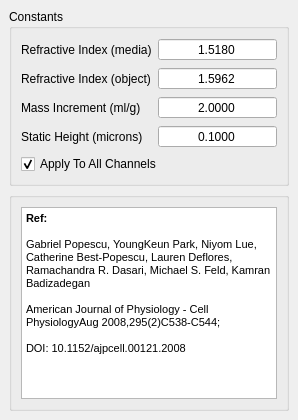
<?xml version="1.0" encoding="UTF-8"?>
<ui version="4.0">
 <class>material_picker</class>
 <widget class="QMainWindow" name="material_picker">
  <property name="windowTitle">
   <string>Map Selection</string>
  </property>
  <widget class="QWidget" name="centralwidget">
   <layout class="QGridLayout" name="gridLayout">
    <item row="1" column="0">
     <widget class="QGroupBox" name="groupBox_2">
      <property name="title">
       <string/>
      </property>
      <layout class="QVBoxLayout" name="verticalLayout">
       <item>
        <widget class="QTextBrowser" name="textBrowser">
         <property name="focusPolicy">
          <enum>Qt::NoFocus</enum>
         </property>
         <property name="readOnly">
          <bool>true</bool>
         </property>
         <property name="html">
          <string>&lt;!DOCTYPE HTML PUBLIC &quot;-//W3C//DTD HTML 4.0//EN&quot; &quot;http://www.w3.org/TR/REC-html40/strict.dtd&quot;&gt;
&lt;html&gt;&lt;head&gt;&lt;meta name=&quot;qrichtext&quot; content=&quot;1&quot; /&gt;&lt;style type=&quot;text/css&quot;&gt;
p, li { white-space: pre-wrap; }
&lt;/style&gt;&lt;/head&gt;&lt;body style=&quot; font-family:'MS Shell Dlg 2'; font-size:8.14286pt; font-weight:400; font-style:normal;&quot;&gt;
&lt;p style=&quot; margin-top:0px; margin-bottom:0px; margin-left:0px; margin-right:0px; -qt-block-indent:0; text-indent:0px;&quot;&gt;&lt;span style=&quot; font-size:8.25pt; font-weight:600;&quot;&gt;Ref:&lt;/span&gt;&lt;span style=&quot; font-size:8.25pt;&quot;&gt;                      &lt;/span&gt;&lt;/p&gt;
&lt;p style=&quot; margin-top:0px; margin-bottom:0px; margin-left:0px; margin-right:0px; -qt-block-indent:0; text-indent:0px;&quot;&gt;&lt;span style=&quot; font-size:8.25pt;&quot;&gt;                      &lt;/span&gt;&lt;/p&gt;
&lt;p style=&quot; margin-top:0px; margin-bottom:0px; margin-left:0px; margin-right:0px; -qt-block-indent:0; text-indent:0px;&quot;&gt;&lt;span style=&quot; font-size:8pt;&quot;&gt;Gabriel Popescu, YoungKeun Park, Niyom Lue, Catherine Best-Popescu, Lauren Deflores, Ramachandra R. Dasari, Michael S. Feld, Kamran Badizadegan &lt;/span&gt;&lt;span style=&quot; font-size:8.25pt;&quot;&gt;                      &lt;/span&gt;&lt;/p&gt;
&lt;p style=&quot; margin-top:0px; margin-bottom:0px; margin-left:0px; margin-right:0px; -qt-block-indent:0; text-indent:0px;&quot;&gt;&lt;span style=&quot; font-size:8.25pt;&quot;&gt;                      &lt;/span&gt;&lt;/p&gt;
&lt;p style=&quot; margin-top:0px; margin-bottom:0px; margin-left:0px; margin-right:0px; -qt-block-indent:0; text-indent:0px;&quot;&gt;&lt;span style=&quot; font-size:8pt;&quot;&gt;American Journal of Physiology - Cell PhysiologyAug 2008,295(2)C538-C544;&lt;/span&gt;&lt;span style=&quot; font-size:8.25pt;&quot;&gt;                      &lt;/span&gt;&lt;/p&gt;
&lt;p style=&quot; margin-top:0px; margin-bottom:0px; margin-left:0px; margin-right:0px; -qt-block-indent:0; text-indent:0px;&quot;&gt;&lt;span style=&quot; font-size:8.25pt;&quot;&gt;                      &lt;/span&gt;&lt;/p&gt;
&lt;p style=&quot; margin-top:0px; margin-bottom:0px; margin-left:0px; margin-right:0px; -qt-block-indent:0; text-indent:0px;&quot;&gt;&lt;span style=&quot; font-size:8pt;&quot;&gt;DOI: 10.1152/ajpcell.00121.2008&lt;/span&gt;&lt;span style=&quot; font-size:8.25pt;&quot;&gt;                    &lt;/span&gt;&lt;/p&gt;&lt;/body&gt;&lt;/html&gt;</string>
         </property>
        </widget>
       </item>
      </layout>
     </widget>
    </item>
    <item row="0" column="0">
     <widget class="QGroupBox" name="grbWhat">
      <property name="title">
       <string>Constants</string>
      </property>
      <layout class="QFormLayout" name="formLayout">
       <item row="0" column="0">
        <widget class="QLabel" name="label_2">
         <property name="text">
          <string>Refractive Index (media)</string>
         </property>
        </widget>
       </item>
       <item row="0" column="1">
        <widget class="QDoubleSpinBox" name="qsbRefMedia">
         <property name="sizePolicy">
          <sizepolicy hsizetype="Minimum" vsizetype="Fixed">
           <horstretch>0</horstretch>
           <verstretch>0</verstretch>
          </sizepolicy>
         </property>
         <property name="alignment">
          <set>Qt::AlignCenter</set>
         </property>
         <property name="buttonSymbols">
          <enum>QAbstractSpinBox::NoButtons</enum>
         </property>
         <property name="decimals">
          <number>4</number>
         </property>
         <property name="value">
          <double>1.518000000000000</double>
         </property>
        </widget>
       </item>
       <item row="1" column="0">
        <widget class="QLabel" name="label_3">
         <property name="text">
          <string>Refractive Index (object)</string>
         </property>
        </widget>
       </item>
       <item row="1" column="1">
        <widget class="QDoubleSpinBox" name="qsbRefCell">
         <property name="sizePolicy">
          <sizepolicy hsizetype="Minimum" vsizetype="Fixed">
           <horstretch>0</horstretch>
           <verstretch>0</verstretch>
          </sizepolicy>
         </property>
         <property name="alignment">
          <set>Qt::AlignCenter</set>
         </property>
         <property name="buttonSymbols">
          <enum>QAbstractSpinBox::NoButtons</enum>
         </property>
         <property name="decimals">
          <number>4</number>
         </property>
         <property name="value">
          <double>1.596200000000000</double>
         </property>
        </widget>
       </item>
       <item row="2" column="0">
        <widget class="QLabel" name="label_4">
         <property name="text">
          <string>Mass Increment (ml/g)</string>
         </property>
        </widget>
       </item>
       <item row="2" column="1">
        <widget class="QDoubleSpinBox" name="qsbMassInc">
         <property name="sizePolicy">
          <sizepolicy hsizetype="Minimum" vsizetype="Fixed">
           <horstretch>0</horstretch>
           <verstretch>0</verstretch>
          </sizepolicy>
         </property>
         <property name="alignment">
          <set>Qt::AlignCenter</set>
         </property>
         <property name="buttonSymbols">
          <enum>QAbstractSpinBox::NoButtons</enum>
         </property>
         <property name="decimals">
          <number>4</number>
         </property>
         <property name="value">
          <double>2.000000000000000</double>
         </property>
        </widget>
       </item>
       <item row="3" column="0">
        <widget class="QLabel" name="label_6">
         <property name="text">
          <string>Static Height (microns)</string>
         </property>
        </widget>
       </item>
       <item row="3" column="1">
        <widget class="QDoubleSpinBox" name="qsbHeight">
         <property name="sizePolicy">
          <sizepolicy hsizetype="Minimum" vsizetype="Fixed">
           <horstretch>0</horstretch>
           <verstretch>0</verstretch>
          </sizepolicy>
         </property>
         <property name="alignment">
          <set>Qt::AlignCenter</set>
         </property>
         <property name="buttonSymbols">
          <enum>QAbstractSpinBox::NoButtons</enum>
         </property>
         <property name="decimals">
          <number>4</number>
         </property>
         <property name="value">
          <double>0.100000000000000</double>
         </property>
        </widget>
       </item>
       <item row="4" column="0" colspan="2">
        <widget class="QCheckBox" name="btnApplyToAll">
         <property name="text">
          <string>Apply To All Channels</string>
         </property>
         <property name="checked">
          <bool>true</bool>
         </property>
        </widget>
       </item>
      </layout>
     </widget>
    </item>
   </layout>
  </widget>
 </widget>
 <tabstops>
  <tabstop>qsbRefMedia</tabstop>
  <tabstop>qsbRefCell</tabstop>
  <tabstop>qsbMassInc</tabstop>
  <tabstop>qsbHeight</tabstop>
  <tabstop>textBrowser</tabstop>
 </tabstops>
 <resources/>
 <connections/>
</ui>
